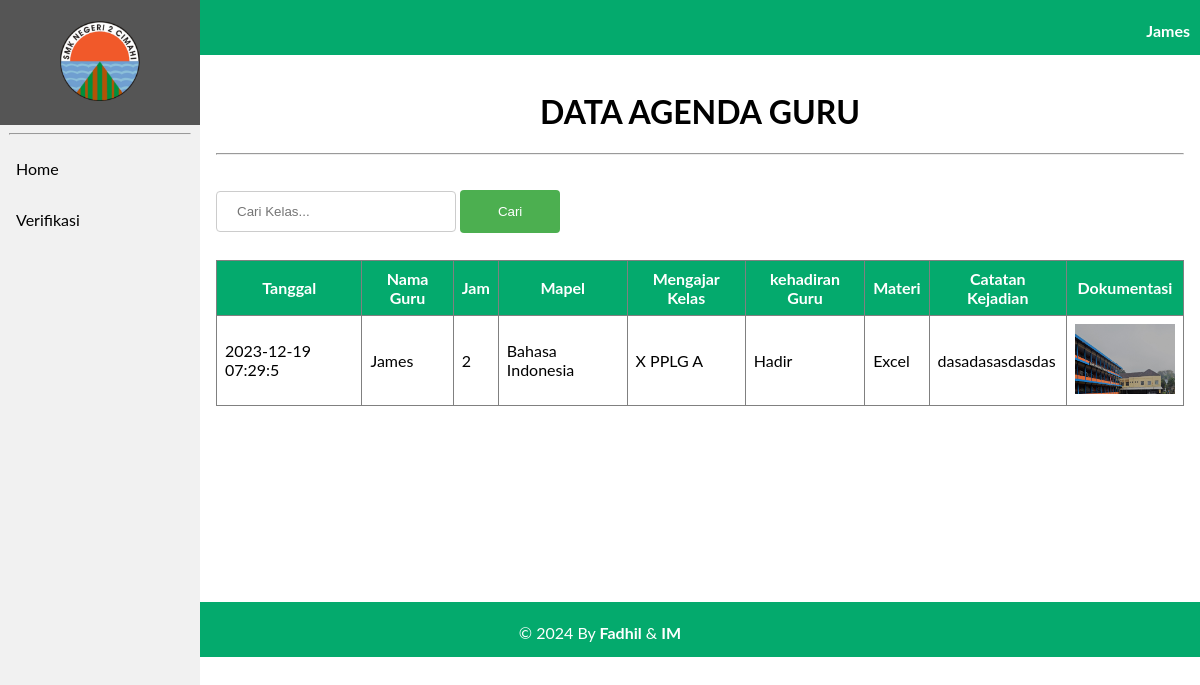
/agenda/tampil_agenda_guru.php?id=198111032008011006, run on an earlier commit of the app's database.
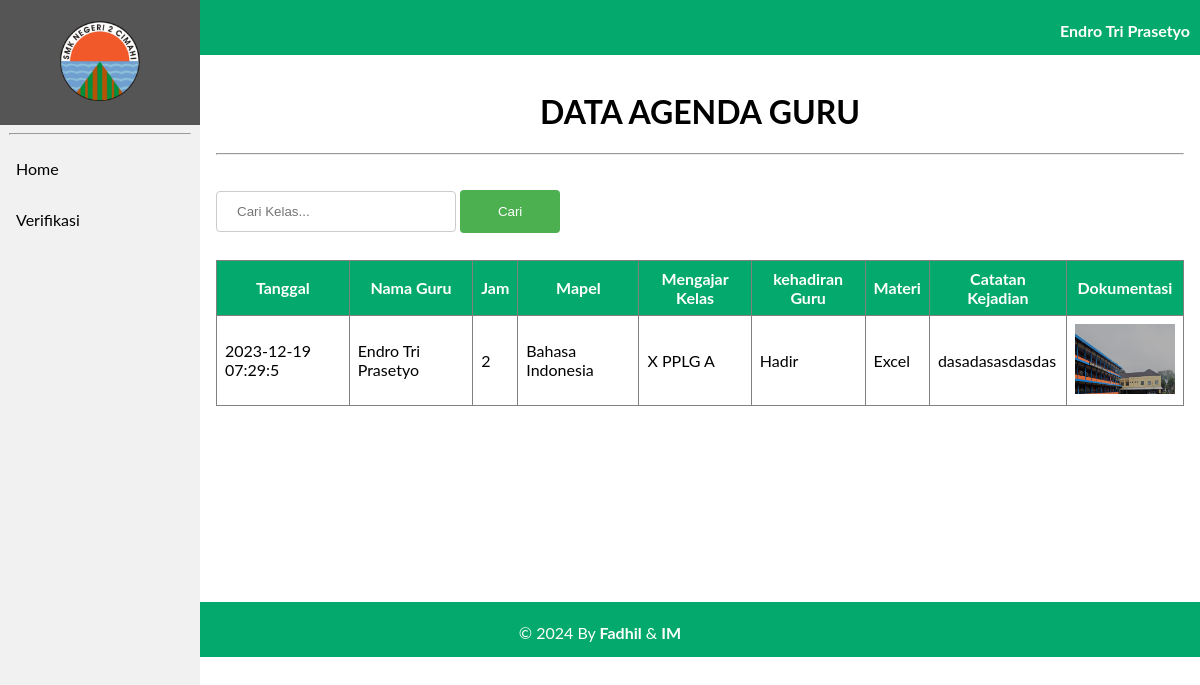
And on a later commit of the database.
### tables this page shows
CREATE TABLE `tb_guru` (
  `nip` varchar(18) NOT NULL,
  `id_mapel` varchar(6) NOT NULL,
  `nama_guru` varchar(100) NOT NULL,
  `password` varchar(100) NOT NULL,
  `role` int(11) NOT NULL
);

CREATE TABLE `tb_agenda_guru` (
  `id_agenda_guru` int(11) NOT NULL,
  `tgl` varchar(18) NOT NULL,
  `jam_ke` int(11) NOT NULL,
  `nip` varchar(18) NOT NULL,
  `id_kelas` varchar(6) NOT NULL,
  `id_mapel` varchar(6) NOT NULL,
  `materi` varchar(200) NOT NULL,
  `dokumentasi` text NOT NULL,
  `catatan_kejadian` text NOT NULL,
  `kehadiran_guru` varchar(50) NOT NULL
);

CREATE TABLE `tb_mapel` (
  `id_mapel` varchar(6) NOT NULL,
  `nama_mapel` varchar(70) NOT NULL
);

CREATE TABLE `tb_kelas` (
  `id_kelas` varchar(6) NOT NULL,
  `nama_kelas` varchar(50) NOT NULL,
  `username` varchar(50) NOT NULL,
  `password` varchar(50) NOT NULL,
  `role` int(11) NOT NULL
);

### agenda/tampil_agenda_guru.php (the view, shortened to what this page needs)
<?php
    include 'koneksi.php';
    $nip = $_GET['id'];
    $sql = "SELECT  tb_agenda_guru.id_agenda_guru, tb_agenda_guru.tgl, tb_guru.nama_guru, tb_agenda_guru.jam_ke, tb_mapel.nama_mapel, tb_kelas.nama_kelas, tb_agenda_guru.kehadiran_guru,
            tb_agenda_guru.materi, tb_agenda_guru.catatan_kejadian, tb_agenda_guru.dokumentasi FROM tb_agenda_guru INNER JOIN tb_guru ON tb_agenda_guru.nip = tb_guru.nip
            INNER JOIN tb_mapel ON tb_agenda_guru.id_mapel = tb_mapel.id_mapel
            INNER JOIN tb_kelas ON tb_agenda_guru.id_kelas = tb_kelas.id_kelas WHERE tb_agenda_guru.nip='$nip'";
    $level = mysqli_query($Conn,$sql);
    $sql1 = "SELECT * FROM tb_guru WHERE nip='$nip'";
    $k = mysqli_query($Conn,$sql1);
?>
<!DOCTYPE html>
<html>
<head>
    <link rel="stylesheet" href="navbar.css">
<body>
<header>
        <div class="sidebar">
            <a href="beranda2.php?id=<?= $nip ?>"><center><img src="image/2cmi.PNG" style="width: 80px; padding: 5px;"></center></a>
            <hr  style="width: 90%;">
            <a href="beranda2.php?id=<?= $nip ?>">Home</a>
            <a href="verifikasi.php?id=<?= $nip ?>">Verifikasi</a>
        </div>
    </header>
    <div class="head">
        <?php
              foreach($k as $nama){ ?>
              <p style="margin-right: 10px;"><b><?= $nama['nama_guru'] ?></b></p>
            <?php
              }
          ?>
    </div>
    <div class="content">
    <center>
<h1>DATA AGENDA GURU</h1><hr> </center>
<br>
<form action="search.php" method="POST">
    <input type="text" name="search" placeholder="Cari Kelas...">
    <input type="submit" name="submit" value="Cari">
</form><br>
<center>
<table border="1" cellspacing="0" cellpadding = "10px">
    <thead>
        <tr>
            <th>Tanggal</th>
            <th>Nama Guru</th>
            <th>Jam</th>
            <th>Mapel </th>
            <th>Mengajar Kelas</th>
            <th>kehadiran Guru</th>
            <th>Materi </th>
            <th>Catatan Kejadian</th>
            <th>Dokumentasi </th>
        </tr>
    </thead>
    <tbody>
    <?php foreach ($level as $row) : ?>
            <tr>
                <td><?= $row["tgl"];?></td>
                <td><?= $row["nama_guru"];?></td>
                <td><?= $row["jam_ke"];?></td>
                <td><?= $row["nama_mapel"];?></td>
                <td><?= $row["nama_kelas"];?></td>
                <td><?= $row["kehadiran_guru"];?></td>
                <td><?= $row["materi"];?></td>
                <td><?= $row["catatan_kejadian"];?></td>
                <td><center><img src="image/<?= $row["dokumentasi"];?>" width="100" height="70px"></center></td>
            </tr>
            <?php endforeach ;
            ?>
    </tbody>
</table>
    </center>
</div>
<div class="footer">
        <p>&copy; 2024 By <b>Fadhil</b> & <b>IM</b></p>
    </div>

### agenda/navbar.css (style rules this page uses)
body { margin: 0; font-family: "Lato", sans-serif; }
.sidebar { margin: 0; padding: 0; width: 200px; background-color: #f1f1f1; position: fixed; height: 100%; overflow-x: hidden; z-index: 1; }
.sidebar a, .dropdown-btn { display: block; color: black; padding: 16px; text-decoration: none; }
div.content { margin-left: 200px; padding: 16px; min-height: 515px; }
.head { width: 100%; height: 50px; padding-top: 5px; text-align: right; color: white; background-color: #04AA6D; }
.footer { width: 100%; height: 50px; background-color: #04AA6D; bottom: 0; text-align: center; color: white; padding-top: 5px; }

### agenda/tampil_agenda_guru.php (style rules this page uses)
table { border-collapse: collapse; width: 100%; }
th, td { padding: 8px; }
th { background-color: #04AA6D; color: white; text-align: center; }
input[type=text] { width: 240px; padding: 12px 20px; margin: 8px 0; display: inline-block; border: 1px solid #ccc; border-radius: 4px; box-sizing: border-box; }
input[type=submit] { width: 100px; background-color: #4CAF50; color: white; padding: 14px 20px; margin: 8px 0; border: none; border-radius: 4px; cursor: pointer; }

What changed in the data, as far as the page shows it:
changed tb_guru: nama_guru "James" → "Endro Tri Prasetyo"
changed through a linked row, tb_agenda_guru "Hadir": tb_guru.nama_guru "James" → "Endro Tri Prasetyo"
